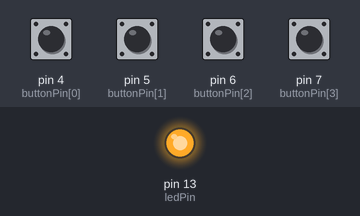
Recording of a sketch running on a simulated Arduino Uno, built with avr-gcc and run on an emulated ATmega328P. On the bench: output pins drawn as LEDs (lit = HIGH). The inputs (shaded band) are chosen by the test bench; at power-on: pin 4 (buttonPin[0]), pin 5 (buttonPin[1]), pin 6 (buttonPin[2]), pin 7 (buttonPin[3]) HIGH.

Above: at 1.2 s.
1.3 s: pin 4 (buttonPin[0]) pulled LOW for 0.15 s
At 2.7 s:
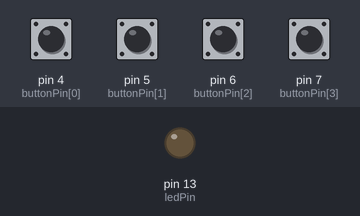
3.0 s: pin 4 (buttonPin[0]) pulled LOW for 1 s
At 5.2 s:
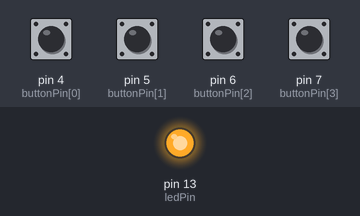
5.5 s: pin 5 (buttonPin[1]) pulled LOW for 0.15 s
At 6.0 s:
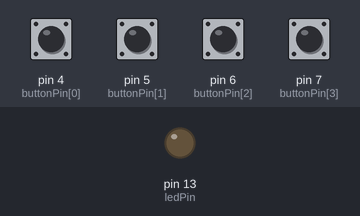
Timing chart, 0 to 8.5 s (numbered marks = the images above; inputs shaded):
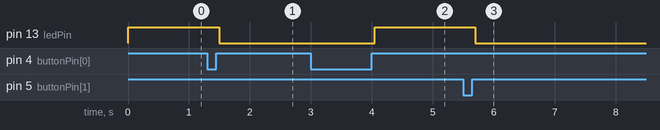

The sketch:

time_keeper.ino
```cpp
/*
 * Time Keeper: By Bjorn Westlund
 */

// constants won't change. They're used here to set pin numbers:
const int numButtons = 4;
const int buttonPin[] = {4,5,6,7};    // the number of the pushbutton pins
const int ledPin = 13;      // the number of the LED pin


// Variables will change:
int ledState = HIGH;         // the current state of the output pin
int buttonState[numButtons];             // the current reading from the input pins
int lastButtonState[] = {LOW, LOW, LOW, LOW};   // the previous reading from the input pins
int reading[numButtons];

// the following variables are unsigned longs because the time, measured in
// milliseconds, will quickly become a bigger number than can be stored in an int.
unsigned long lastDebounceTime[] = {0,0,0,0};  // the last time the output pin was toggled
unsigned long debounceDelay[] = {50, 50, 50, 50};    // the debounce time; increase if the output flickers

void setup() {
  // Sets the numButtons input Pins for Switch to Ground
  for (int i=0; i < numButtons; i++){
    pinMode(buttonPin[i], INPUT_PULLUP);
  }
  pinMode(ledPin, OUTPUT);
}

void checkButtons() {
  // put your main code here, to run repeatedly:
  for (int i=0; i < numButtons; i++){
    reading[i] = digitalRead(buttonPin[i]);
  }
  // check to see if you just pressed the button
  // (i.e. the input went from LOW to HIGH), and you've waited long enough
  // since the last press to ignore any noise:

  // If the switch changed, due to noise or pressing:
  for (int i=0; i < numButtons; i++){
    if (reading[i] != lastButtonState[i]) {
      // reset the debouncing timer
      lastDebounceTime[i] = millis();
    }
  }
  for (int i=0; i < numButtons; i++){
    if ((millis() - lastDebounceTime[i]) > debounceDelay[i]) {
      // whatever the reading is at, it's been there for longer than the debounce
      // delay, so take it as the actual current state:

      // if the button state has changed:
      if (reading[i] != buttonState[i]) {
        buttonState[i] = reading[i];

        // only toggle the LED if the new button state is HIGH
        if (buttonState[i] == HIGH) {
          ledState = !ledState;
        }
      }
    }
  }
  // set the LED:
  digitalWrite(ledPin, ledState);
  for (int i=0; i < numButtons; i++){
    // save the reading. Next time through the loop, it'll be the lastButtonState:
    lastButtonState[i] = reading[i];
  }

}

void loop() {
  checkButtons();
}
```

Measured:
- after the input at 1.3 s, pin 13 (ledPin): HIGH → LOW after 0.20 s
- after the input at 3.0 s, pin 13 (ledPin): LOW → HIGH after 1.1 s
- after the input at 5.5 s, pin 13 (ledPin): HIGH → LOW after 0.20 s
